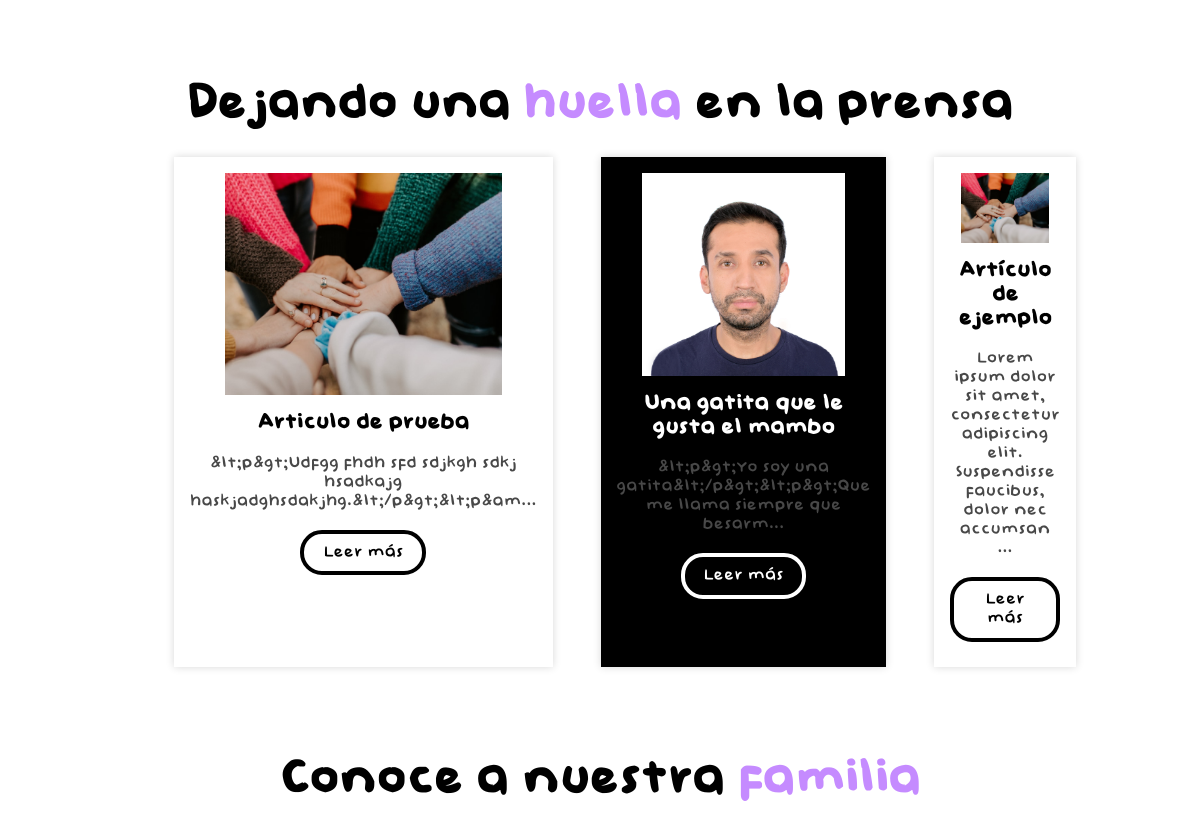
Before: / (middle part) with the older database file.
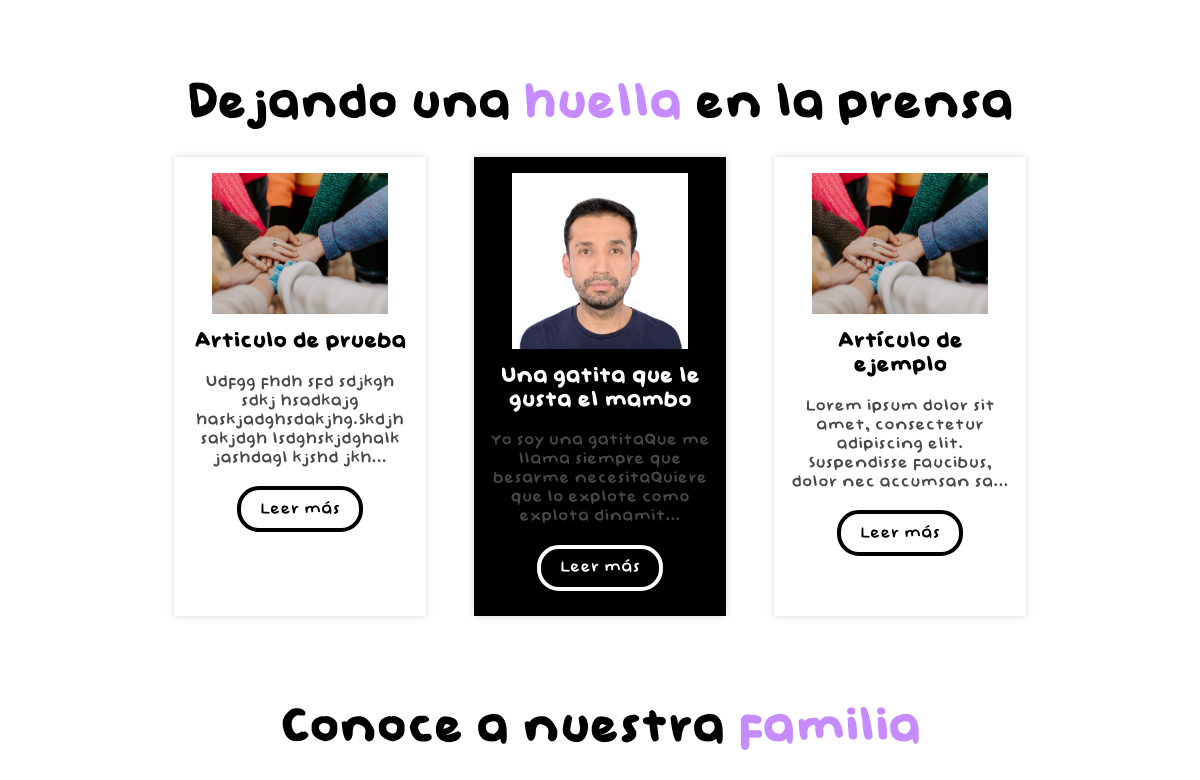
After: the same page with the newer database file.
### tables this page shows
CREATE TABLE `articulos` (
  `id` int(11) NOT NULL,
  `titulo` varchar(100) NOT NULL,
  `categoria` varchar(25) NOT NULL,
  `autor` varchar(50) NOT NULL,
  `contenido` text NOT NULL,
  `fecha` date NOT NULL DEFAULT current_timestamp(),
  `portada` varchar(100) NOT NULL DEFAULT 'default.png'
);

### htdocs/Core/functions.php (called while the page is built, shortened)
<?php
function base_path($path)
{
    return BASE_PATH . $path;
}
function view($path, $attributes = [])
{
    extract($attributes);
    require base_path('views/' . $path);
}
function getDescription($contenido)
{
    return substr(strip_tags($contenido), 0, 100);
}

### htdocs/controllers/index.php (called while the page is built, shortened)
<?php
$db = App::resolve(Database::class);
$articulos = $db->query('select * from articulos order by fecha desc limit 3')->get();
foreach ($articulos as $key => $articulo) {
	$articulos[$key]["descripcion"] = getDescription($articulo["contenido"]);
}
$errores = [];
$exito = '';
view("index.view.php", [
	'articulos' => $articulos,
	'errores' => $errores,
	'exito' => $exito
]);

### htdocs/index.php (called while the page is built, shortened)
<?php
require BASE_PATH.'Core/functions.php';
spl_autoload_register(function ($class) {
    $class = str_replace('\\', DIRECTORY_SEPARATOR, $class);
});
require base_path('bootstrap.php');
$router = new \Core\Router();
$uri = parse_url($_SERVER['REQUEST_URI'])['path'];
$method = $_POST['_method'] ?? $_SERVER['REQUEST_METHOD'];
$router->route($uri, $method);

### htdocs/Core/App.php (called while the page is built, shortened)
<?php
class App
{
    protected static $container;
    public static function setContainer($container)
    {
        static::$container = $container;
    }
    public static function container()
    {
        return static::$container;
    }
    public static function resolve($key)
    {
        return static::container()->resolve($key);
    }
}

### htdocs/Core/Container.php (called while the page is built, shortened)
<?php
class Container
{
    protected $bindings = [];
    public function bind($key, $resolver)
    {
        $this->bindings[$key] = $resolver;
    }
    public function resolve($key)
    {
        $resolver = $this->bindings[$key];
        return call_user_func($resolver);
    }
}

### htdocs/config.php (called while the page is built)
<?php
return [
    'database' => [
        'host' => 'localhost',
        'port' => 3306,
        'dbname' => 'epiz_33068761_agustina_db',
        'charset' => 'utf8mb4'
    ],
];

### htdocs/bootstrap.php (called while the page is built, shortened)
<?php
$container = new Container();
$container->bind('Core\Database', function () {
    $config = require base_path('config.php');
    return new Database($config['database']);
});

### htdocs/Core/Database.php (called while the page is built, shortened)
<?php
class Database
{
    public $connection;
    public $statement;
    public function __construct($config, $username = 'root', $password = '')
    {
        $dsn = 'mysql:' . http_build_query($config, '', ';');
        $this->connection = new PDO($dsn, $username, $password, [
           PDO::ATTR_DEFAULT_FETCH_MODE => PDO::FETCH_ASSOC
        ]);
    }
    public function query($query, $params = [])
    {
        $this->statement = $this->connection->prepare($query);
        $this->statement->execute($params);
        return $this;
    }
    public function get()
    {
        return $this->statement->fetchAll();
    }
}

### htdocs/views/index.view.php (the view, shortened to what this page needs)
<!DOCTYPE html>
<html lang="es-PE">
<head>
	<link rel="stylesheet" href="../styles/layout.css">
	<link rel="stylesheet" href="../styles/star_sizes.css">
	<link rel="stylesheet" href="../styles/header.css">
	<link rel="stylesheet" href="../styles/index.css">
	<link href="https://cdn.jsdelivr.net/npm/swiffy-slider@1.6.0/dist/css/swiffy-slider.min.css"
		rel="stylesheet">
</head>
<body>
	<main>
		<section id="intro">
		</section>
		<section id="prensa">
			<h1>Dejando una <b>huella</b> en la prensa</h1>
			<div id="article-container">
			<?php foreach ($articulos as $articulo): ?>
				<article class="article">
					<img src="articles/<?= $articulo["portada"]?>">
					<h2 class="art-tit"><?= $articulo["titulo"] ?></h2>
					<p class="art-res"><?= $articulo["descripcion"] ?>...</p>
					<a href="/articulos/<?= $articulo["id"]?> ">Leer más</a>
				</article>
			<?php endforeach; ?>
			</div>
		</section>
		<section id="familia">
				<h1>Conoce a nuestra <b>familia</b></h1>
			</section>
		</main>
	</body>
</html>

### htdocs/Core/Router.php (shortened to what this page needs)
<?php
class Router
{
    protected $routes = [];
    public function add($method, $uri, $controller)
    {
        $this->routes[] = [
            'uri' => $uri,
            'controller' => $controller,
            'method' => $method
        ];
    }
    public function route($uri, $method)
    {
        foreach ($this->routes as $route) {
            if ($route['uri'] === $uri && $route['method'] === strtoupper($method)) {
                return require base_path($route['controller']);
            }
        }
    }
}

Changed rows visible on the page:
changed articulos "Articulo de prueba": descripcion "&lt;p&gt;Udfgg fhdh sfd sdjkgh sdkj hsadkajg haskjadghsdakjhg.&lt;/p&gt;&lt;p&am" → "Udfgg fhdh sfd sdjkgh sdkj hsadkajg haskjadghsdakjhg.Skdjh sakjdgh lsdghskjdghalk jashdagl kjshd jkh"
changed articulos "Una gatita que le gusta el mambo": descripcion "&lt;p&gt;Yo soy una gatita&lt;/p&gt;&lt;p&gt;Que me llama siempre que besarm" → "Yo soy una gatitaQue me llama siempre que besarme necesitaQuiere que lo explote como explota dinamit"
changed articulos "Artículo de ejemplo": descripcion "Lorem ipsum dolor sit amet, consectetur adipiscing elit. Suspendisse faucibus, dolor nec accumsan" → "Lorem ipsum dolor sit amet, consectetur adipiscing elit. Suspendisse faucibus, dolor nec accumsan sa"
